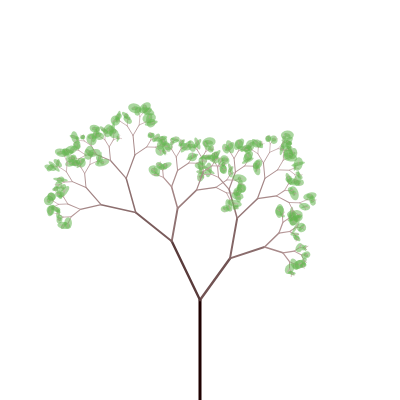
Frame 1 (no input)
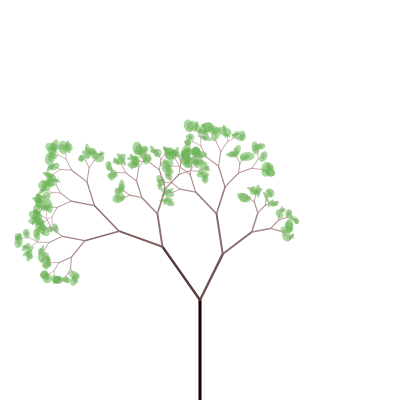
Frame 60 (no input)
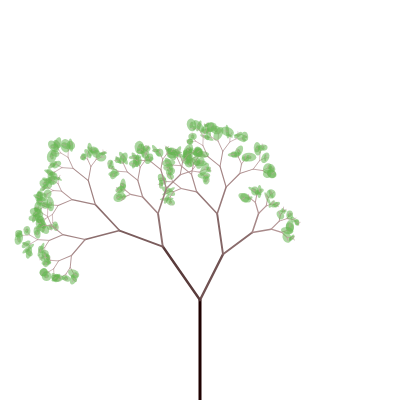
Frame 120 (the mouse pressed at the canvas centre since frame 60)

The p5.js sketch that drew these frames (run headless with seeded random() and noise() and a simulated clock; from frame 60 on, the mouse is pressed at the canvas centre):

// p5.js sketch
// ── sketch.js
// Code from a modified Daniel Shiffman example
// https://thecodingtrain.com/

// Advanced: Add wind to your sketch by adding a certain amount to your random angle within branch() using the noise() function. Knowing what you know now about particles, you could have leaves falling of the tree at random times!

var angle = 0;
var seed;

function setup() {
  createCanvas(400, 400);
  seed = random(1000);
}
////////////////////////////////////////////////
function draw() {
  background(255);
  angleMode(DEGREES);
  randomSeed(seed);

  angle = random(0, 60);
  stroke(255);
  translate(200, height);
  branch(100, 3);
}
/////////////////////////////////////////////////
function branch(len, thickness) {
  let noiseVal = noise(frameCount * 0.01);
  let addAngle = map(noiseVal, 0, 1, -15, 15);

  if (len <= 4) {
    push();
    noStroke();
    let gColor = map(len, 0, 40, 180, 200);
    fill(gColor - 80, gColor, gColor - 100, 140);
    ellipse(0, 0, random(3, 10), random(2, 15));
    pop();
  }

  let hColor = map(len, 0, 100, 170, 0);
  stroke(hColor + 30, hColor, hColor);
  strokeWeight(thickness);
  line(0, 0, 0, -len);
  translate(0, -len);
  if (len > 4) {
    push();
    rotate(angle + addAngle);
    branch(len * random(0.5, 0.8), thickness * 0.8);
    pop();

    push();
    rotate(-angle + addAngle);
    branch(len * random(0.5, 0.8), thickness * 0.8);
    pop();
  }
}

// Coding train example
/*
var angle = 0;
var tree = [];
var leaves = [];
var count = 0;

function setup() {
  createCanvas(400, 400);
  let begin = createVector(width / 2, height);
  let end = createVector(width / 2, height - 100);
  let root = new Branch(begin, end);

  tree[0] = root;
}

function mousePressed() {
  for (let i = tree.length - 1; i >= 0; i--) {
    if (!tree[i].finished) {
      tree.push(tree[i].branchA());
      tree.push(tree[i].branchB());
    }
    tree[i].finished = true;
  }
  count++;

  if (count === 6) {
    for (let i = 0; i < tree.length; i++) {
      if (!tree[i].finished) {
        let leaf = tree[i].end.copy();
        leaves.push(leaf);
      }
    }
  }
}

function draw() {
  background(51);
  for (let i = 0; i < tree.length; i++) {
    tree[i].show();
    // tree[i].jitter();
  }
  for (let i = 0; i < leaves.length; i++) {
    fill(255, 0, 100, 100);
    noStroke();
    ellipse(leaves[i].x, leaves[i].y, 8, 8);
    leaves[i].y += random(0, 2);
  }
}
  */

// ── Branch.js
function Branch(begin, end) {
  this.begin = begin;
  this.end = end;
  this.finished = false;

  this.jitter = function () {
    this.end.x += random(-1, 1);
    this.end.y += random(-1, 1);
  };

  this.show = function () {
    stroke(255);
    line(this.begin.x, this.begin.y, this.end.x, this.end.y);
  };

  this.branchA = function () {
    let dir = p5.Vector.sub(this.end, this.begin);
    dir.rotate(PI / 6);
    dir.mult(0.67);
    let newEnd = p5.Vector.add(this.end, dir);
    let right = new Branch(this.end, newEnd);
    return right;
  };

  this.branchB = function () {
    let dir = p5.Vector.sub(this.end, this.begin);
    dir.rotate(-PI / 4);
    dir.mult(0.67);
    let newEnd = p5.Vector.add(this.end, dir);
    let left = new Branch(this.end, newEnd);
    return left;
  };
}
